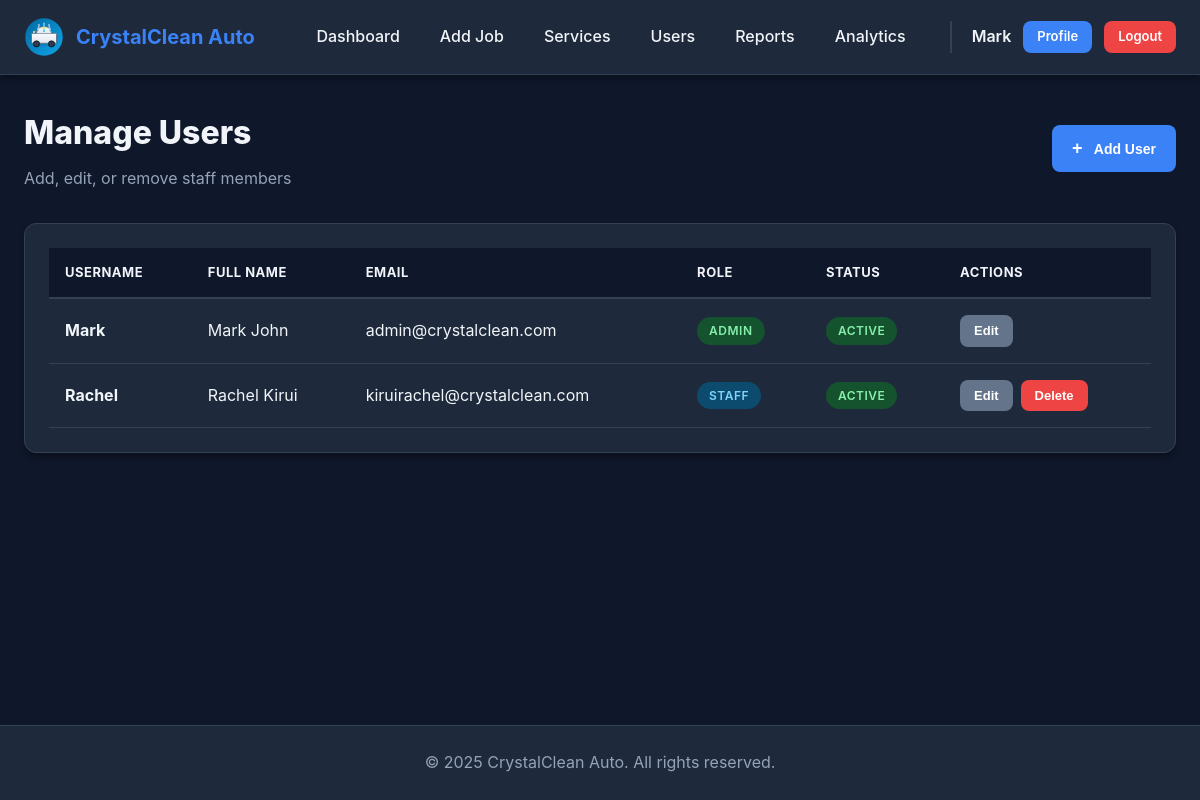
The page /users (signed in) on the database as committed earlier.
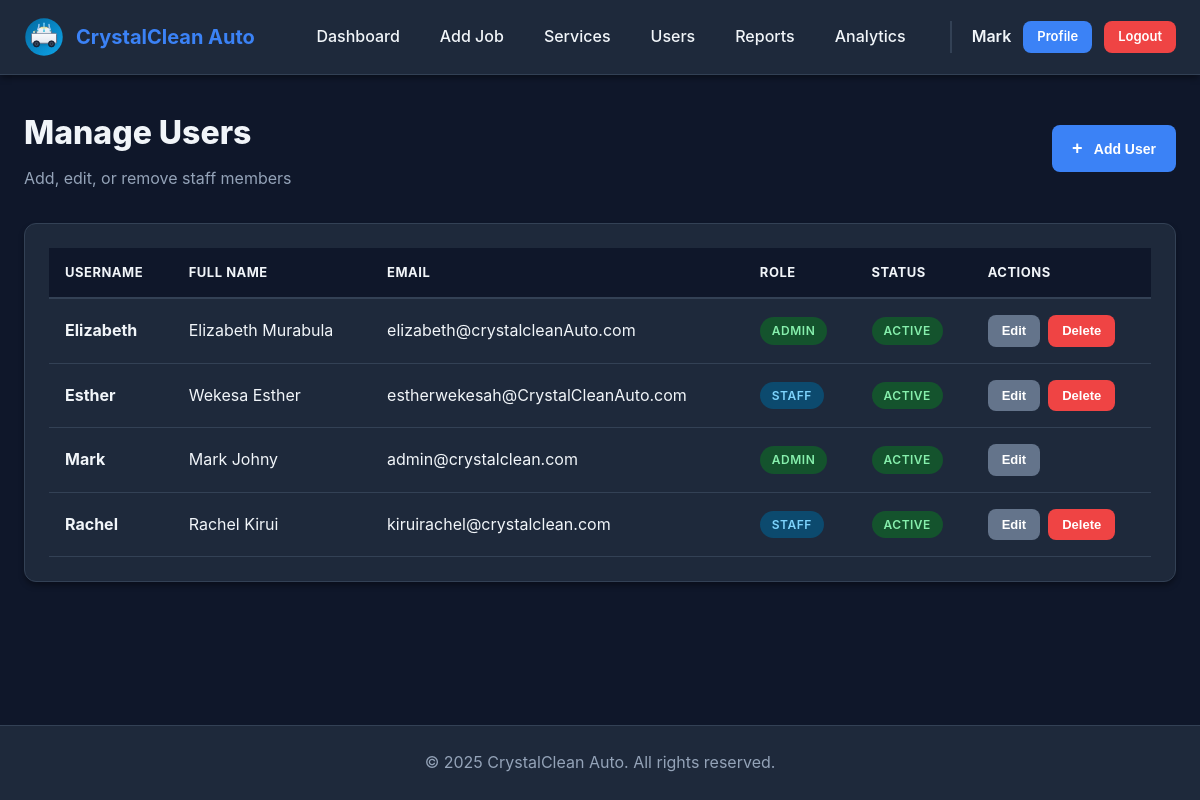
The same page on the database as committed later.
### app/models.py (models this page shows, shortened)
class User(UserMixin, db.Model):
    __tablename__ = 'users'
    id = db.Column(db.Integer, primary_key=True)
    username = db.Column(db.String(80), unique=True, nullable=False, index=True)
    full_name = db.Column(db.String(120), nullable=False)
    email = db.Column(db.String(120), unique=True, nullable=False)
    password_hash = db.Column(db.String(255), nullable=False)
    role = db.Column(db.String(20), nullable=False, default='staff')  # 'admin' or 'staff'
    is_active = db.Column(db.Boolean, default=True)
    created_at = db.Column(db.DateTime, default=datetime.utcnow)
    cars = db.relationship('Car', backref='assigned_user', lazy='dynamic')
    notifications = db.relationship('Notification', backref='user', lazy='dynamic')

### app/routes.py (the view)
@app.route('/users')
@login_required
@admin_required
def manage_users():
    users = User.query.order_by(User.username).all()
    add_form = AddUserForm()
    edit_form = EditUserForm()
    return render_template('manage_users.html',
                         users=users,
                         add_form=add_form,
                         edit_form=edit_form)

### app/models.py (called while the page is built)
@login_manager.user_loader
def load_user(user_id):
    return User.query.get(int(user_id))

### app/utils.py (called while the page is built)
def admin_required(f):
    @wraps(f)
    def decorated_function(*args, **kwargs):
        if not current_user.is_authenticated:
            flash('Please log in to access this page.', 'error')
            return redirect(url_for('login'))
        if current_user.role != 'admin':
            flash('You do not have permission to access this page.', 'error')
            return redirect(url_for('staff_dashboard'))
        return f(*args, **kwargs)
    return decorated_function

### app/templates/manage_users.html (shortened to what this page needs)
{% extends "base.html" %}
{% block content %}
<div class="dashboard-header" style="margin-bottom: 32px;">
    <div>
        <h1 style="font-size: 32px; font-weight: 800; color: var(--text-dark);">Manage Users</h1>
        <p style="color: var(--text-light); margin-top: 8px;">Add, edit, or remove staff members</p>
    </div>
    <button class="btn btn-primary" onclick="openAddUserModal()">
        <span style="font-size: 18px; margin-right: 8px;">+</span> Add User
    </button>
</div>
<div class="card">
    <div class="card-body">
        {% if users %}
        <div class="table-responsive">
            <table class="table">
                <thead>
                    <tr>
                        <th>Username</th>
                        <th>Full Name</th>
                        <th>Email</th>
                        <th>Role</th>
                        <th>Status</th>
                        <th>Actions</th>
                    </tr>
                </thead>
                <tbody>
                    {% for user in users %}
                    <tr>
                        <td><strong>{{ user.username }}</strong></td>
                        <td>{{ user.full_name }}</td>
                        <td>{{ user.email }}</td>
                        <td>
                            <span class="badge {% if user.role == 'admin' %}badge-ready{% else %}badge-washing{% endif %}">
                                {{ user.role.upper() }}
                            </span>
                        </td>
                        <td>
                            <span class="badge {% if user.is_active %}badge-ready{% else %}badge-cancelled{% endif %}">
                                {% if user.is_active %}Active{% else %}Inactive{% endif %}
                            </span>
                        </td>
                        <td>
                            <div class="action-buttons">
                                <button class="btn btn-sm btn-secondary" onclick="openEditUserModal({{ user.id }}, '{{ user.username }}', '{{ user.full_name }}', '{{ user.email }}', '{{ user.role }}', {{ user.is_active|lower }})">
                                    Edit
                                </button>
                                {% if user.id != current_user.id %}
                                <form method="POST" action="{{ url_for('delete_user', user_id=user.id) }}" style="display: inline;" onsubmit="return confirm('Are you sure you want to delete this user?')">
                                    <button type="submit" class="btn btn-sm btn-danger">Delete</button>
                                </form>
                                {% endif %}
                            </div>
                        </td>
                    </tr>
                    {% endfor %}
                </tbody>
            </table>
        </div>
        {% endif %}
    </div>
</div>
{% endblock %}

### app/templates/base.html (shortened to what this page needs)
<!DOCTYPE html>
<html lang="en">
<head>
    <link rel="stylesheet" href="{{ url_for('static', filename='css/style.css') }}">
</head>
<body>
    {% if current_user.is_authenticated %}
<nav class="navbar">
    <div class="nav-container">
        <div class="nav-brand">
            <img src="{{ url_for('static', filename='images/favicon.svg') }}" alt="CrystalClean Logo" class="logo">
            <span class="brand-name">CrystalClean Auto</span>
        </div>
        <ul class="nav-menu">
            {% if current_user.is_authenticated %}
                {% if current_user.role == 'admin' %}
                    <li><a href="{{ url_for('admin_dashboard') }}" class="nav-link {% if request.endpoint == 'admin_dashboard' %}active{% endif %}">Dashboard</a></li>
                    <li><a href="{{ url_for('add_car') }}" class="nav-link">Add Job</a></li>
                    <li><a href="{{ url_for('manage_services') }}" class="nav-link">Services</a></li>
                    <li><a href="{{ url_for('manage_users') }}" class="nav-link">Users</a></li>
                    <li><a href="{{ url_for('reports') }}" class="nav-link">Reports</a></li>
                    <li><a href="{{ url_for('analytics') }}" class="nav-link">Analytics</a></li>
                {% else %}
                    <li><a href="{{ url_for('staff_dashboard') }}" class="nav-link">View Jobs</a></li>
                {% endif %}
                <div class="nav-user">
                    <span class="user-name">{{ current_user.username }}</span>
                    <a href="{{ url_for('view_profile') }}" class="btn btn-sm btn-primary">Profile</a>
                    <a href="{{ url_for('logout') }}" class="btn btn-sm btn-danger">Logout</a>
                </div>
            {% endif %}
        </ul>
    </div>
</nav>
    {% endif %}
    <main class="main-content">
        {% block content %}{% endblock %}
    </main>
    <footer class="footer">
        <p>&copy; 2025 CrystalClean Auto. All rights reserved.</p>
    </footer>
</body>
</html>

Rows that differ between the two databases and show on the page:
changed User "Mark": full_name "Mark John" → "Mark Johny"
added User: username "Elizabeth", full_name "Elizabeth Murabula", email "elizabeth@crystalcleanAuto.com", role "ADMIN", is_active "ACTIVE"
added User: username "Esther", full_name "Wekesa Esther", email "estherwekesah@CrystalCleanAuto.com", role "STAFF", is_active "ACTIVE"
